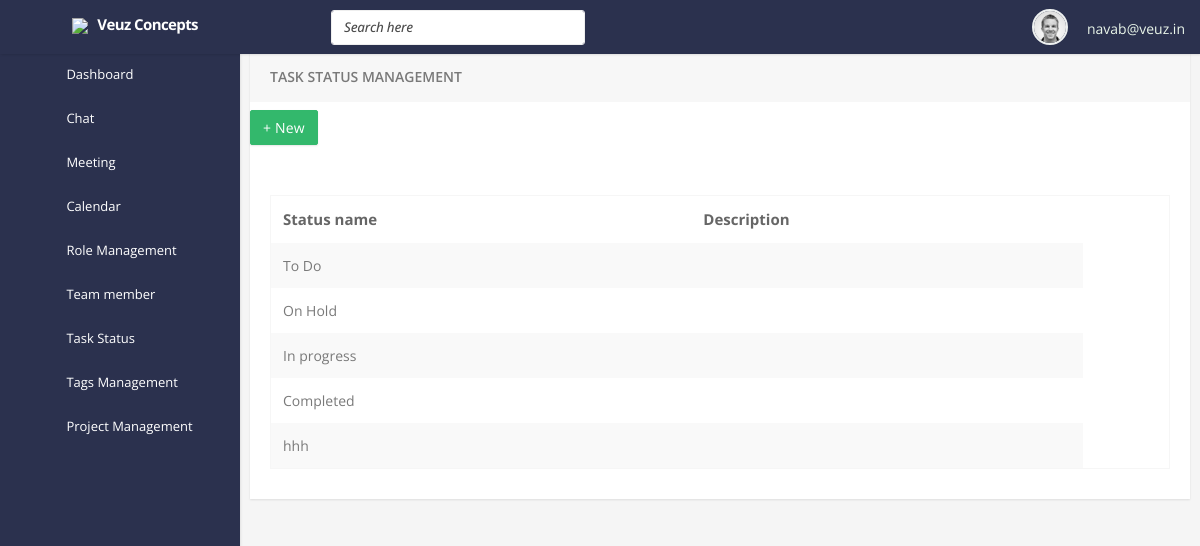
Page /task_status_management (signed in) on the earlier database version.
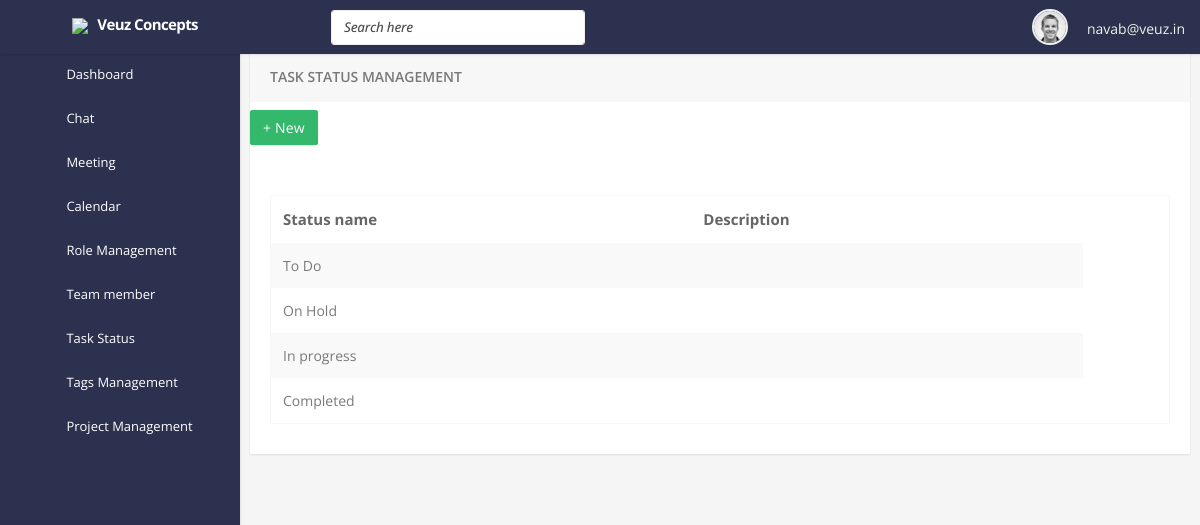
Same page on the later database version.
### my_app/models.py (models this page shows, shortened)
class common_table(models.Model):
    created_by = models.ForeignKey(User, related_name="%(app_label)s_%(class)s_ownership",on_delete=models.CASCADE,null=True)
    created_dt = models.DateField(auto_now=True)
    updated_by =  models.ForeignKey(User, related_name="%(app_label)s_%(class)s_ownership1",on_delete=models.CASCADE,null=True)
    updated_dt = models.DateField(null=True)
    created_tm = models.TimeField(auto_now=True)
    updated_tm = models.TimeField(null=True)
    status = models.CharField(max_length=10, null=True)
    class Meta:
        abstract = True

class status_name_master(common_table):
    active_user_id = models.ForeignKey(User_details,related_name="task_active_userid",on_delete=models.CASCADE,null=True)
    active_auth_user_id = models.ForeignKey(User,related_name="task_active_auth_id",on_delete=models.CASCADE,null=True)
    status_name = models.CharField(max_length=15,null=True)
    status_color = models.CharField(max_length=55,null=True)
    company_id = models.ForeignKey(company_master, on_delete=models.CASCADE,related_name="status_company_id", null=True)

### my_app/views.py (the view)
# urls.py: path('task_status_management',views.task_status_management,name='task_status_management'),
def task_status_management(request):
    user_details_data = User_details.objects.get(auth_user=request.user)
    status_name = status_name_master.objects.filter(company_id=user_details_data.company_id)
    context = {
        "status_name":status_name,
        "user_details_data":user_details_data
    }
    return render(request, 'task_status_management.html',context)

### my_app/templatetags/permissions.py (called while the page is built, shortened)
@register.filter(name='company_nav_perm_check')
def company_nav_perm_check(value,args):
    user_dat = User.objects.get(id=value)
    try:
        user_details = User_details.objects.get(auth_user=user_dat)
    except:
        pass
    st = user_dat.is_superuser
    if st == True:
        if args == "Role" or args == "Team member":
            return False
        else:
            return True
    if user_details.user_type == "company_admin":
        if args == "Role" or args == "Team member":
            return True

### my_app/templates/task_status_management.html (shortened to what this page needs)
{% extends "base.html" %}
{% load static %}
{% block content %}
<div class="col-lg-12 mt-4">
    <div class="card">
        <div class="card-header">
            <h3 class="card-title">Task Status Management</h3>
        </div>
        <div class="m-b-30 mt-2">
            <a href="new_status">
                <button id="addToTable" class="btn btn-success waves-effect waves-light">+ New  </button>
            </a>
        </div>
        <div class="card-body">
            <div class="row">
                <div class="col-md-12 col-sm-12 col-12">
                    <table id="datatable" class="table table-striped table-bordered dt-responsive nowrap" style="border-collapse: collapse; border-spacing: 0; width: 100%;">
                        <thead>
                            <tr>
                                <th>Status name</th>
                                <th>Description</th>
                                <th>
                                </th>
                            </tr>
                        </thead>
                        <tbody>
                            {% for i in status_name %}
                            <tr>
                                <td>{{i.status_name}}</td>
                                <td>
                                </td>
                            </tr>
                            {% endfor %}
                        </tbody>
                    </table>
                </div>
            </div>
        </div>
    </div>
</div>
{% endblock %}

### my_app/templates/base.html (shortened to what this page needs)
<!DOCTYPE html>
<html lang="en">
    {% load static %}
    {% load permissions %}
<head>
    <link href="../static//plugins/sweetalert2/sweetalert2.css" rel="stylesheet" type="text/css">
    <link href="../static/plugins/select2/dist/css/select2.css" rel="stylesheet" type="text/css">
    <link href="../static/plugins/select2/dist/css/select2-bootstrap.css" rel="stylesheet" type="text/css">
    <link href="../static/assets/css/bootstrap.min.css" rel="stylesheet" type="text/css" />
    <link href="../static/assets/css/icons.css" rel="stylesheet" type="text/css" />
    <link href="../static/assets/css/style.css" rel="stylesheet" type="text/css" />
    <link href="../static/plugins/timepicker/bootstrap-timepicker.min.css" rel="stylesheet">
    <link href="../static/plugins/bootstrap-datepicker/dist/css/bootstrap-datepicker.min.css" rel="stylesheet">
</head>
<body class="fixed-left">
    <div id="wrapper">
        <div class="topbar">
            <div class="topbar-left">
                <div class="float-left">
                    <a href="#" class="button-menu-mobile open-left">
                    </a>
                </div>
                <div class="text-center">
                    <a href="index.html" class="logo"><img src="../static/assets/images/logo.svg"> <span>Veuz Concepts</span></a>
                </div>
            </div>
            <nav class="navbar navbar-default">
                <div class="container-fluid">
                    <ul class="list-inline menu-left mb-0 d-flex align-items-center">
                        <li class="hide-phone float-left">
                            <form role="search" class="navbar-form">
                                <input type="text" placeholder="Search here" class="form-control search-bar">
                            </form>
                        </li>
                    </ul>
                    <ul class="nav navbar-right float-right list-inline list-margin">
                        <li class="dropdown d-none d-sm-block">
                        </li>
                        <li class="d-none d-sm-block">
                        </li>
                        <li class="d-none d-sm-block">
                        </li>
                        <li class="d-none d-sm-block">
                        </li>
                        <li class="dropdown open">
                            <a href="" class="dropdown-toggle profile" data-toggle="dropdown" aria-expanded="true"><img src="../static/assets/images/users/avatar-1.jpg" alt="user-img" class="rounded-circle"> </a>
                            <span class="ms-1 nav-user-name hidden-sm" style="color: rgb(234, 246, 234);">{{request.user}}</span>
                        </li>
                    </ul>
                </div>
            </nav>
        </div>
        <div class="left side-menu">
            <div class="sidebar-inner slimscrollleft">
                <div id="sidebar-menu">
                    <ul>
                        <li>
                            <a href="index" class="waves-effect "><span> Dashboard </span></a>
                        </li>
                        <li class="has_sub">
                            <a href="chat" class="waves-effect"><span> Chat </span><span class="pull-right"></span></a>
                        </li>
                        <li>
                            <a href="meeting" class="waves-effect"><span> Meeting </span></a>
                        </li>
                        <li>
                            <a href="calendar" class="waves-effect"><span> Calendar </span></a>
                        </li>
                        {% if request.user.id|company_nav_perm_check:"Role" %}
                        <li>
                            <a href="role_management" class="waves-effect"><span> Role Management</span></a>
                        </li>
                        {% endif %}
                        {% if request.user.id|company_nav_perm_check:"Team member" %}
                        <li>
                            <a href="member_management" class="waves-effect"><span> Team member</span></a>
                        </li>
                        {% endif %}
                        {% if user_details_data.user_type == "company_admin" %}
                        <li>
                            <a href="task_status_management" class="waves-effect"><span> Task Status</span></a>
                        </li>
                        <li>
                            <a href="tags_management" class="waves-effect"><span> Tags Management</span></a>
                        </li>
                        {% endif %}
                        {% if user.is_superuser %}
                            {% else %}
                        <li class="has_sub">
                            <a href="project_management" class="waves-effect"><span> Project Management </span><span class="pull-right"></span></a>
                        </li>
                        {% endif %}
                    </ul>
                </div>
            </div>
        </div>
        <div class="mt-4">
            <div class="content-page">
                <div class="content">
                    {% block content %}
                    {% endblock %}
                    </div>
            </div>
        </div>
    </div>
</body>
</html>

Differences in the rows shown:
removed status_name_master: status_name "hhh"
